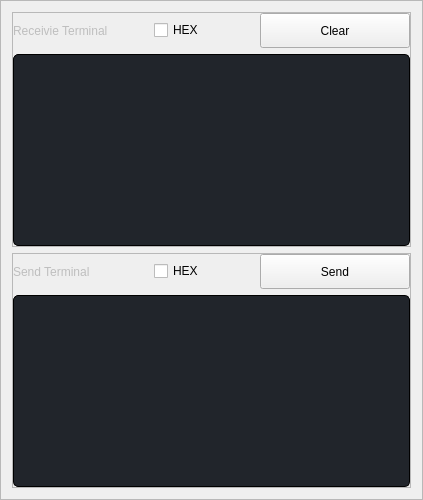
                             <widget class="QFrame" name="frame_11">
                              <property name="frameShape">
                               <enum>QFrame::StyledPanel</enum>
                              </property>
                              <property name="frameShadow">
                               <enum>QFrame::Raised</enum>
                              </property>
                              <layout class="QHBoxLayout" name="horizontalLayout_41">
                               <item>
                                <layout class="QVBoxLayout" name="verticalLayout_31">
                                 <property name="sizeConstraint">
                                  <enum>QLayout::SetDefaultConstraint</enum>
                                 </property>
                                 <item>
                                  <widget class="QFrame" name="frame_4">
                                   <property name="minimumSize">
                                    <size>
                                     <width>300</width>
                                     <height>100</height>
                                    </size>
                                   </property>
                                   <property name="frameShape">
                                    <enum>QFrame::StyledPanel</enum>
                                   </property>
                                   <property name="frameShadow">
                                    <enum>QFrame::Raised</enum>
                                   </property>
                                   <layout class="QVBoxLayout" name="verticalLayout_29">
                                    <property name="leftMargin">
                                     <number>0</number>
                                    </property>
                                    <property name="topMargin">
                                     <number>0</number>
                                    </property>
                                    <property name="rightMargin">
                                     <number>0</number>
                                    </property>
                                    <property name="bottomMargin">
                                     <number>0</number>
                                    </property>
                                    <item>
                                     <layout class="QHBoxLayout" name="horizontalLayout_36">
                                      <item>
                                       <widget class="QLabel" name="label_8">
                                        <property name="enabled">
                                         <bool>false</bool>
                                        </property>
                                        <property name="minimumSize">
                                         <size>
                                          <width>50</width>
                                          <height>35</height>
                                         </size>
                                        </property>
                                        <property name="maximumSize">
                                         <size>
                                          <width>16777215</width>
                                          <height>16777215</height>
                                         </size>
                                        </property>
                                        <property name="styleSheet">
                                         <string notr="true">font: 14pt &quot;クレPro by 宁静之雨，微信公众号njzyshare&quot;;</string>
                                        </property>
                                        <property name="text">
                                         <string>Receivie Terminal</string>
                                        </property>
                                        <property name="alignment">
                                         <set>Qt::AlignLeading|Qt::AlignLeft|Qt::AlignVCenter</set>
                                        </property>
                                       </widget>
                                      </item>
                                      <item>
                                       <spacer name="horizontalSpacer">
                                        <property name="orientation">
                                         <enum>Qt::Horizontal</enum>
                                        </property>
                                        <property name="sizeHint" stdset="0">
                                         <size>
                                          <width>40</width>
                                          <height>20</height>
                                         </size>
                                        </property>
                                       </spacer>
                                      </item>
                                      <item>
                                       <widget class="QCheckBox" name="cb_Rec_HEX">
                                        <property name="enabled">
                                         <bool>true</bool>
                                        </property>
                                        <property name="sizePolicy">
                                         <sizepolicy hsizetype="Preferred" vsizetype="Fixed">
                                          <horstretch>0</horstretch>
                                          <verstretch>0</verstretch>
                                         </sizepolicy>
                                        </property>
                                        <property name="minimumSize">
                                         <size>
                                          <width>100</width>
                                          <height>0</height>
                                         </size>
                                        </property>
                                        <property name="maximumSize">
                                         <size>
                                          <width>16777215</width>
                                          <height>16777215</height>
                                         </size>
                                        </property>
                                        <property name="toolTip">
                                         <string>使用十六进制显示</string>
                                        </property>
                                        <property name="layoutDirection">
                                         <enum>Qt::LeftToRight</enum>
                                        </property>
                                        <property name="styleSheet">
                                         <string notr="true">font: 14pt &quot;クレPro by 宁静之雨，微信公众号njzyshare&quot;;</string>
                                        </property>
                                        <property name="text">
                                         <string>HEX</string>
                                        </property>
                                       </widget>
                                      </item>
                                      <item>
                                       <widget class="QPushButton" name="btn_Rec_Clear">
                                        <property name="minimumSize">
                                         <size>
                                          <width>150</width>
                                          <height>35</height>
                                         </size>
                                        </property>
                                        <property name="maximumSize">
                                         <size>
                                          <width>16777215</width>
                                          <height>16777215</height>
                                         </size>
                                        </property>
                                        <property name="toolTip">
                                         <string>清空</string>
                                        </property>
                                        <property name="styleSheet">
                                         <string notr="true">font: 14pt &quot;クレPro by 宁静之雨，微信公众号njzyshare&quot;;</string>
                                        </property>
                                        <property name="text">
                                         <string>Clear</string>
                                        </property>
                                       </widget>
                                      </item>
                                     </layout>
                                    </item>
                                    <item>
                                     <widget class="QTextEdit" name="te_UART_RecTerminal">
                                      <property name="enabled">
                                       <bool>true</bool>
                                      </property>
                                      <property name="sizePolicy">
                                       <sizepolicy hsizetype="Preferred" vsizetype="Preferred">
                                        <horstretch>0</horstretch>
                                        <verstretch>0</verstretch>
                                       </sizepolicy>
                                      </property>
                                      <property name="minimumSize">
                                       <size>
                                        <width>200</width>
                                        <height>150</height>
                                       </size>
                                      </property>
                                      <property name="styleSheet">
                                       <string notr="true">border-radius: 5px;
border: 1px solid black;
background-color: rgb(33, 37, 43);
font: 14pt &quot;クレPro by 宁静之雨，微信公众号njzyshare&quot;;</string>
                                      </property>
                                     </widget>
                                    </item>
                                   </layout>
                                  </widget>
                                 </item>
                                 <item>
                                  <widget class="QFrame" name="frame_3">
                                   <property name="minimumSize">
                                    <size>
                                     <width>300</width>
                                     <height>50</height>
                                    </size>
                                   </property>
                                   <property name="frameShape">
                                    <enum>QFrame::StyledPanel</enum>
                                   </property>
                                   <property name="frameShadow">
                                    <enum>QFrame::Raised</enum>
                                   </property>
                                   <layout class="QVBoxLayout" name="verticalLayout_32">
                                    <property name="leftMargin">
                                     <number>0</number>
                                    </property>
                                    <property name="topMargin">
                                     <number>0</number>
                                    </property>
                                    <property name="rightMargin">
                                     <number>0</number>
                                    </property>
                                    <property name="bottomMargin">
                                     <number>0</number>
                                    </property>
                                    <item>
                                     <layout class="QHBoxLayout" name="horizontalLayout_11">
                                      <property name="sizeConstraint">
                                       <enum>QLayout::SetDefaultConstraint</enum>
                                      </property>
                                      <item>
                                       <widget class="QLabel" name="label_7">
                                        <property name="enabled">
                                         <bool>false</bool>
                                        </property>
                                        <property name="minimumSize">
                                         <size>
                                          <width>50</width>
                                          <height>35</height>
                                         </size>
                                        </property>
                                        <property name="maximumSize">
                                         <size>
                                          <width>16777215</width>
                                          <height>16777215</height>
                                         </size>
                                        </property>
                                        <property name="contextMenuPolicy">
                                         <enum>Qt::NoContextMenu</enum>
                                        </property>
                                        <property name="styleSheet">
                                         <string notr="true">font: 14pt &quot;クレPro by 宁静之雨，微信公众号njzyshare&quot;;</string>
                                        </property>
                                        <property name="text">
                                         <string>Send Terminal</string>
                                        </property>
                                        <property name="alignment">
                                         <set>Qt::AlignLeading|Qt::AlignLeft|Qt::AlignVCenter</set>
                                        </property>
                                       </widget>
                                      </item>
                                      <item>
                                       <spacer name="horizontalSpacer_2">
                                        <property name="orientation">
                                         <enum>Qt::Horizontal</enum>
                                        </property>
                                        <property name="sizeHint" stdset="0">
                                         <size>
                                          <width>40</width>
                                          <height>20</height>
                                         </size>
                                        </property>
                                       </spacer>
                                      </item>
                                      <item>
                                       <widget class="QCheckBox" name="cb_Send_HEX">
                                        <property name="enabled">
                                         <bool>true</bool>
                                        </property>
                                        <property name="sizePolicy">
                                         <sizepolicy hsizetype="Preferred" vsizetype="Fixed">
                                          <horstretch>0</horstretch>
                                          <verstretch>0</verstretch>
                                         </sizepolicy>
                                        </property>
                                        <property name="minimumSize">
                                         <size>
                                          <width>100</width>
                                          <height>0</height>
                                         </size>
                                        </property>
                                        <property name="maximumSize">
                                         <size>
                                          <width>16777215</width>
                                          <height>16777215</height>
                                         </size>
                                        </property>
                                        <property name="toolTip">
                                         <string>使用十六进制发送</string>
                                        </property>
                                        <property name="styleSheet">
                                         <string notr="true">font: 14pt &quot;クレPro by 宁静之雨，微信公众号njzyshare&quot;;</string>
                                        </property>
                                        <property name="text">
                                         <string>HEX</string>
                                        </property>
                                       </widget>
                                      </item>
                                      <item>
                                       <widget class="QPushButton" name="btn_UART_Send">
                                        <property name="minimumSize">
                                         <size>
                                          <width>150</width>
                                          <height>35</height>
                                         </size>
                                        </property>
                                        <property name="maximumSize">
                                         <size>
                                          <width>16777215</width>
                                          <height>16777215</height>
                                         </size>
                                        </property>
                                        <property name="toolTip">
                                         <string>发送</string>
                                        </property>
                                        <property name="styleSheet">
                                         <string notr="true">font: 14pt &quot;クレPro by 宁静之雨，微信公众号njzyshare&quot;;</string>
                                        </property>
                                        <property name="text">
                                         <string>Send</string>
                                        </property>
                                       </widget>
                                      </item>
                                     </layout>
                                    </item>
                                    <item>
                                     <widget class="QTextEdit" name="te_UART_SendTerminal">
                                      <property name="sizePolicy">
                                       <sizepolicy hsizetype="Preferred" vsizetype="Preferred">
                                        <horstretch>0</horstretch>
                                        <verstretch>0</verstretch>
                                       </sizepolicy>
                                      </property>
                                      <property name="minimumSize">
                                       <size>
                                        <width>200</width>
                                        <height>50</height>
                                       </size>
                                      </property>
                                      <property name="styleSheet">
                                       <string notr="true">border-radius: 5px;
border: 1px solid black;
background-color: rgb(33, 37, 43);
font: 14pt &quot;クレPro by 宁静之雨，微信公众号njzyshare&quot;;</string>
                                      </property>
                                     </widget>
                                    </item>
                                   </layout>
                                  </widget>
                                 </item>
                                </layout>
                               </item>
                              </layout>
                             </widget>
